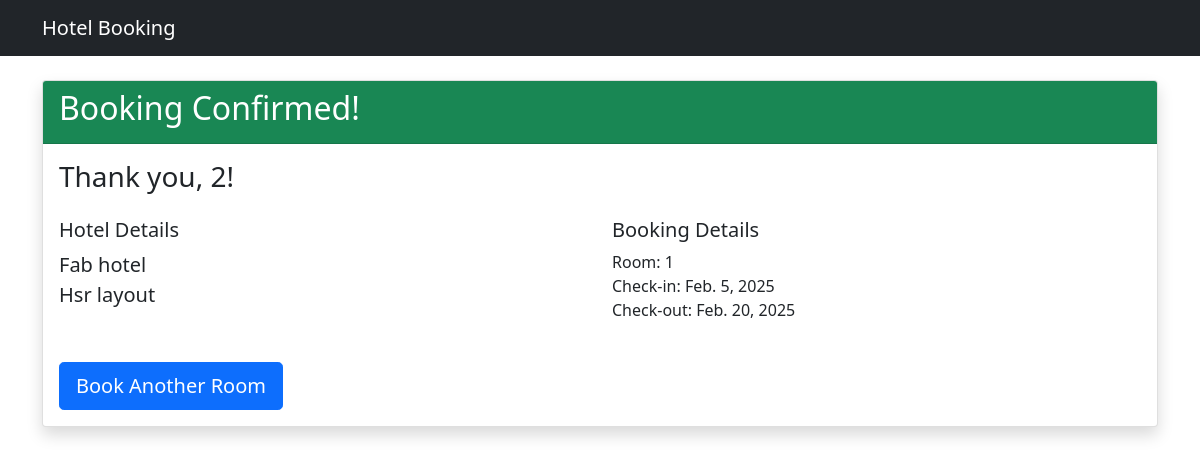
The app's page /booking-confirmation/1/ with its own data.
### bookings/models.py (models this page shows, shortened)
class Booking(models.Model):
    objects = None
    hotel = models.ForeignKey(Hotel, on_delete=models.CASCADE)
    room = models.ForeignKey(Room, on_delete=models.CASCADE)
    customer_name = models.CharField(max_length=100)
    check_in = models.DateField()
    check_out = models.DateField()

class Hotel(models.Model):
    name = models.CharField(max_length=100)
    location = models.CharField(max_length=100)
    total_rooms = models.PositiveIntegerField()

class Room(models.Model):
    hotel = models.ForeignKey(Hotel, on_delete=models.CASCADE)
    room_number = models.CharField(max_length=10)
    is_available = models.BooleanField(default=True)

### bookings/views.py (the view)
# urls.py: path('booking-confirmation/<int:booking_id>/', views.booking_confirmation, name='booking_confirmation'),
def booking_confirmation(request, booking_id):
    booking = get_object_or_404(Booking, id=booking_id)
    return render(request, 'bookings/booking_confirmation.html', {'booking': booking})

### bookings/templates/bookings/booking_confirmation.html
{% extends 'bookings/base.html' %}
{% block content %}
<div class="card shadow">
    <div class="card-header bg-success text-white">
        <h2>Booking Confirmed!</h2>
    </div>
    <div class="card-body">
        <h3>Thank you, {{ booking.customer_name }}!</h3>
        <div class="row mt-4">
            <div class="col-md-6">
                <h5>Hotel Details</h5>
                <p class="lead">
                    {{ booking.hotel.name }}<br>
                    {{ booking.hotel.location }}
                </p>
            </div>
            <div class="col-md-6">
                <h5>Booking Details</h5>
                <p>
                    Room: {{ booking.room.room_number }}<br>
                    Check-in: {{ booking.check_in }}<br>
                    Check-out: {{ booking.check_out }}
                </p>
            </div>
        </div>
        <div class="mt-4">
            <a href="{% url 'hotel_list' %}" class="btn btn-primary btn-lg">
                Book Another Room
            </a>
        </div>
    </div>
</div>
{% endblock %}

### records on screen
Booking: customer_name "2", hotel.name "Fab hotel", hotel.location "Hsr layout", room.room_number "1", check_in "Feb. 5, 2025", check_out "Feb. 20, 2025"
